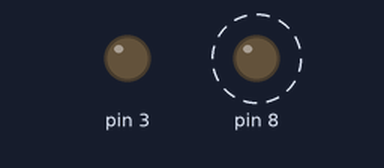
Simulated run of this sketch. Board: Arduino Uno, built with avr-gcc and run on an emulated ATmega328P. Shown: output pins drawn as LEDs (lit = HIGH). Dashed ring = blinking.

Above: at 0.8 s.
Timing chart, 0 to 5.5 s (numbered marks = the images above):
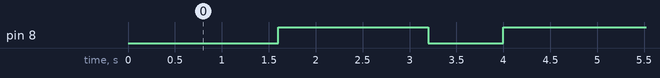

The sketch:

test.ino
```cpp
void setup() {
  // put your setup code here, to run once:
 pinMode(3,OUTPUT);
 pinMode(8,OUTPUT);
}

void loop() {
  // put your main code here, to run repeatedly:


delay(800);
digitalWrite(8,LOW);
delay(800);
digitalWrite(8,HIGH);
delay(800);


}
```

Measured:
- by itself, pin 8: alternates HIGH for 1.6 s and LOW for 0.80 s
